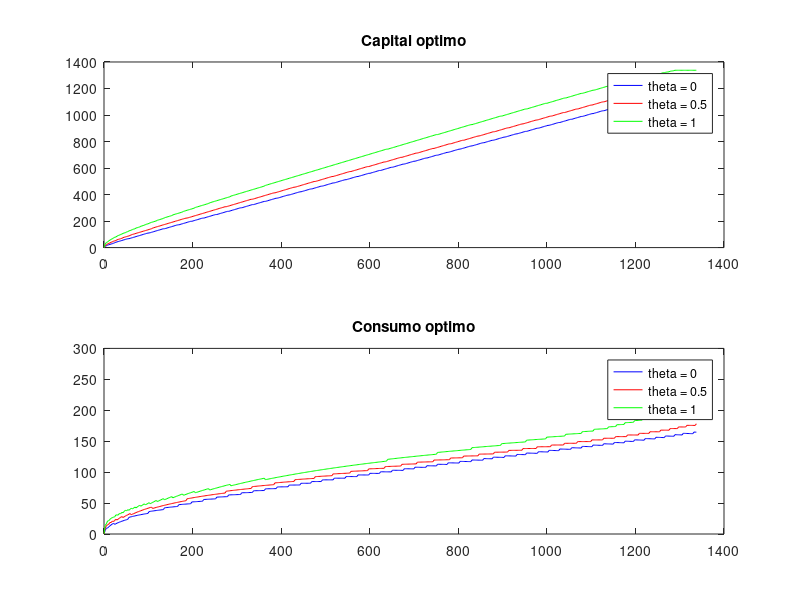

Write MATLAB code to recreate this figure. (Note: this script raises an error after producing the figure.)
%
% Trabajo final - Macroeconomía Dinámica
% Profesor: Carlos Urrutia
% ITAM, 2015
%
% Equipo:
% Omar Trejo, 119711
% Alejandro Cerecero, 000000
% Arturo Reynoso, 000000
%

%% Limpiar memoria

clear all
close all
clc

%% Parámetros del modelo

alpha      = 0.40;
beta       = 0.987;
delta      = 0.012;
gamma      = 0.64;
rho        = 0.95;
sigma_eps  = 0.0024;
sigma_zeta = 0.007;

%% Parámetros de la solución

max_iter   = 1000;
grid       = 500;
tol        = 1e-3;
T          = 100;
A          = 10;
kss        = ((A*beta*alpha) / ...
              (1 - (1 - delta)*beta))^(1/(1 - alpha));
k0         = (2/3)*kss;
p          = 500;  % Tamaño de la malla

%%%%%%%%%%%%%%%    Inciso (a)    %%%%%%%%%%%%%%%

% Cinco estados para el shock
theta = [0.0231 -0.0115 0.0115 0.0231];
q     = length(theta);

% Matriz de transición
Pi = [0.9727 0.0273      0      0      0;
      0.0041 0.9806 0.0153      0      0;
           0 0.0082 0.9837 0.0082      0;
           0      0 0.0153 0.9806 0.0041;
           0      0      0 0.0273 0.9727];

%%%%%%%%%%%%%%%%%%%%%%%%%%%%%%%%%%%%%%%%%%

alpha    = 0.35;
beta     = 0.99;
delta    = 0.06;
A        = 10;
max_iter = 1000;
p        = 500;
tol      = 1e-2;
T        = 50;

theta = [0 0.5 1];
q     = length(theta);
Pi    = [0.5 0.3 0.2;
         0.1 0.7 0.2;
         0.1 0.4 0.5];

% Estado estacionario sin incertidumbre
kss  = ((A*beta*alpha)/(1 - (1 - delta)*beta))^(1/(1 - alpha));
k0   = kss;

% TODO: (otn) ¿Por qué este tamaño y no otro?
k    = linspace(0, 1.2*exp(1)*kss, p);

k(1) = 0.000001;

value = zeros(p*q, p, 3);
for i=1:p
    value((i - 1)*q + 1, :, 1) = k(i)*ones(1, p);
    value((i - 1)*q + 2, :, 1) = k(i)*ones(1, p);
    value((i - 1)*q + 3, :, 1) = k(i)*ones(1, p);
end

% Matriz de capitales por filas
value(:, :, 2) = ones(p*q, 1)*k;

vector = theta';
for i = 1:p-1
    vector = [vector; theta'];
end

% TODO: (otn) matriz de ...
value(:, :, 3) = vector*ones(1, p);

M      = zeros(p*q,p);
Mzeros = zeros(p*q,p);

% TODO: (otn) ¿qué es esto?
%     F(Sij,Kl)=F(Ki,Zj,Kl)=u(exp(Zj)*f(Ki)+(1-delta)Ki-Kl);

M = log(max(exp(value(:, :, 3)).*A.*value(:, :,1).^(alpha) - ...
            value(:, :, 2) + (1 - delta).*value(:, :, 1), ...
            0));

% Repetición de la identidad
I = eye(q);
E = I;
for i = 1:p-1
    E = [E; I];
end

% Algoritmo de optimización
V0         = zeros(p*q, 1);
finalizado = 0;
iter       = 1;

while finalizado == 0 && iter < max_iter
    [V1, G] = max((M + beta*(E*(Pi*reshape(V0, q, p))))');
    V1 = V1';
    G  = G';
    if norm(V0 - V1) < tol
        finalizado = 1;
    end
    disp(['Iter = ', num2str(iter), ' Error= ', num2str(norm(V0 - V1))])
    V0 = V1;
    iter = iter + 1;
end

G1 = G;
G  = zeros(p, q);
V  = zeros(p, q);

for i=1:p
    G(i,1) = G1((i - 1)*q + 1);
    G(i,2) = G1((i - 1)*q + 2);
    G(i,3) = G1((i - 1)*q + 3);
    V(i,1) = V1((i - 1)*q + 1);
    V(i,2) = V1((i - 1)*q + 2);
    V(i,3) = V1((i - 1)*q + 3);
end

G(1,1) = 1;
G(1,2) = 1;
G(1,3) = 1;
V(1,1) = V(2,1);
V(1,2) = V(2,2);
V(1,3) = V(2,3);

for i = 1:p
    c_1(i) = exp(theta(1))*A*k(i)^alpha - ...
             k(G(i, 1)) + (1 - delta)*k(i);
    c_2(i) = exp(theta(2))*A*k(i)^alpha - ...
             k(G(i, 2)) + (1 - delta)*k(i);
    c_3(i) = exp(theta(3))*A*k(i)^alpha - ...
             k(G(i, 3)) + (1 - delta)*k(i);
end

figure(1);

subplot(2, 1, 1);
plot(k, k(G(:, 1)), 'b', ...
     k, k(G(:, 2)), 'r', ...
     k, k(G(:, 3)), 'g');
     legend('theta = 0', 'theta = 0.5', 'theta = 1');
     title('Capital optimo');

subplot(2, 1, 2);
plot(k, c_1, 'b', ...
     k, c_2, 'r', ...
     k, c_3, 'g');
     legend('theta = 0', 'theta = 0.5', 'theta = 1');
     title('Consumo optimo');

%%%%%%%%%%%%%%%    Inciso (b)    %%%%%%%%%%%%%%%

% Nota: Ajustar, viene del inciso 5 del laboratorio 2.

% Distribución invariante
A = Pi^10000;

T_stat = 500;
Nsim   = 500;

theta = [1 2 3];
Pi0   = [0 1 0];
Pi    = [0.5 0.3 0.2;
         0.1 0.7 0.2;
         0.1 0.4 0.5];

for m = 1:Nsim
    [X_path, states] = markov(estado_choque, Pi, Pi0, T_stat);
    shocks_stat = X_path';

    kt_stat           = zeros(T_stat + 1, 1);
    ind_stat          = zeros(T_stat, 1);
    [aux,ind_stat(1)] = min(k < k0);
    kt_stat(1)        = k(ind_stat(1));

    for t = 1:T_stat
        ind_stat(t + 1) = G(ind_stat(t), shocks_stat(t));
        kt_stat(t + 1)  = k(ind_stat(t + 1));
    end

    it_stat = zeros(T_stat, 1);
    ct_stat = zeros(T_stat, 1);
    yt_stat = zeros(T_stat, 1);
    wt_stat = zeros(T_stat, 1);
    rt_stat = zeros(T_stat, 1);

    for t = 1:T_stat
        it_stat(t) = kt_stat(t + 1) - (1 - delta)*kt_stat(t);
        yt_stat(t) = exp(theta(shocks_stat(t)))*A*kt_stat(t)^alpha;
        ct_stat(t) = yt_stat(t) - it_stat(t);
        wt_stat(t) = (1 - alpha)*yt_stat(t);
        rt_stat(t) = alpha*yt_stat(t)/kt_stat(t);
    end

    kt_std(m) = std(log(kt_stat(100:T_stat)));
    yt_std(m) = std(log(yt_stat(100:T_stat)));
    ct_std(m) = std(log(ct_stat(100:T_stat)));
    it_std(m) = std(log(it_stat(100:T_stat)));
    wt_std(m) = std(log(wt_stat(100:T_stat)));
    rt_std(m) = std(log(rt_stat(100:T_stat)));

    kt_yt_correl(m) = corr(kt_stat(100:T_stat), yt_stat(100:T_stat));
    ct_yt_correl(m) = corr(ct_stat(100:T_stat), yt_stat(100:T_stat));
    it_yt_correl(m) = corr(it_stat(100:T_stat), yt_stat(100:T_stat));
    wt_yt_correl(m) = corr(wt_stat(100:T_stat), yt_stat(100:T_stat));
    rt_yt_correl(m) = corr(rt_stat(100:T_stat), yt_stat(100:T_stat));
end

disp(' ')
disp('Desviacion estandar del logaritmo: ')
disp(' ')

disp(['- Producto        = ', num2str(mean(yt_std))])
disp(['- Consumo         = ', num2str(mean(ct_std))])
disp(['- Inversión       = ', num2str(mean(it_std))])
disp(['- Capital         = ', num2str(mean(kt_std))])
disp(['- Salario real    = ', num2str(mean(wt_std))])
disp(['- Tasa de interés = ', num2str(mean(rt_std))])

disp(' ')
disp('Correlacion del producto y: ')
disp(' ')
disp(['- Consumo         = ', num2str(mean(ct_yt_correl))])
disp(['- Inversión       = ', num2str(mean(it_yt_correl))])
disp(['- Capital         = ', num2str(mean(kt_yt_correl))])
disp(['- Salario Real    = ', num2str(mean(wt_yt_correl))])
disp(['- Tasa de interés = ', num2str(mean(rt_yt_correl))])
disp(' ')

%%%%%%%%%%%%%%%    Inciso (c)    %%%%%%%%%%%%%%%

% Nota: la realización debe ser de epsilon, no de theta.
% Nota: viene del inciso 3 del laboratorio 2.

T         = 50;
theta     = [0 0.5 1];
shocks    = ones(T, 1)*2;
shocks(1) = 3;
kt        = zeros(T + 1, 1);
ind       = zeros(T, 1);

[aux, ind(1)] = min(k < k0);
kt(1) = k(ind(1));

for t = 1:T
   ind(t + 1) = G(ind(t), shocks(t));
   kt(t + 1)  = k(ind(t + 1));
end

it = zeros(T, 1);
ct = zeros(T, 1);
yt = zeros(T, 1);
wt = zeros(T, 1);
rt = zeros(T, 1);

for t = 1:T
    it(t) = kt(t + 1) - (1 - delta)*kt(t);
    yt(t) = exp(theta(shocks(t)))*A*kt(t)^alpha;
    ct(t) = yt(t) - it(t);
    wt(t) = exp(theta(shocks(t)))*A*(1 - alpha)*kt(t)^(alpha);
    rt(t) = exp(theta(shocks(t)))*A*(alpha)*kt(t)^(alpha - 1);
end

figure(3)

subplot(3, 2, 1);
plot(1:T, theta(shocks));
title('Choque Tecnológico');

subplot(3, 2, 2);
plot(1:T + 1, kt);
title('Capital');

subplot(3, 2, 3);
plot(1:T, yt);
title('Producto');

subplot(3, 2, 4);
plot(1:T, ct);
title('Consumo');

subplot(3, 2, 5);
plot(1:T, wt);
title('Salario Real');

subplot(3, 2, 6);
plot(1:T, rt);
title('Tasa de interes');

%%%%%%%%%%%%%%%%%%%%%%%%%%%%%%%%%%%%%%%%%%%%%%%%%%%%%%

% De aquí para abajo ya no sirve.

%% Inciso 3

estado_choque = [1 2 3];
Pi            = [0.5 0.3 0.2;
                 0.1 0.7 0.2;
                 0.1 0.4 0.5];
Pi0 = [0 1 0];
T   = 50;
[X_path, states] = markov(estado_choque, Pi, Pi0, T);
shocks = X_path';

k0    = exp(0.5)*kss;
kt    = zeros(T + 1, 1);
ind   = zeros(T, 1);

[aux, ind(1)] = min(k < k0);
kt(1) = k(ind(1));

for t = 1:T
   ind(t + 1) = G(ind(t), shocks(t));
   kt(t + 1)  = k(ind(t + 1));
end

it = zeros(T, 1);
ct = zeros(T, 1);
yt = zeros(T, 1);
wt = zeros(T, 1);
rt = zeros(T, 1);

for t = 1:T
    it(t) = kt(t + 1) - (1 - delta)*kt(t);
    yt(t) = exp(theta(shocks(t)))*A*kt(t)^alpha;
    ct(t) = yt(t) - it(t);
    wt(t) = exp(theta(shocks(t)))*A*(1 - alpha)*kt(t)^(alpha);
    rt(t) = exp(theta(shocks(t)))*A*(alpha)*kt(t)^(alpha - 1);
end

figure(2)

subplot(3, 2, 1);
plot(1:T, theta(shocks));
title('Choque tecnologico');

subplot(3, 2, 2);
plot(1:(T + 1), kt);
title('Capital');

subplot(3, 2, 3);
plot(1:T, yt);
title('Producto');

subplot(3, 2, 4);
plot(1:T,ct);
title('Consumo');

subplot(3, 2, 5);
plot(1:T,wt);
title('Salario real');

subplot(3, 2, 6);
plot(1:T,rt);
title('Tasa de interes');
